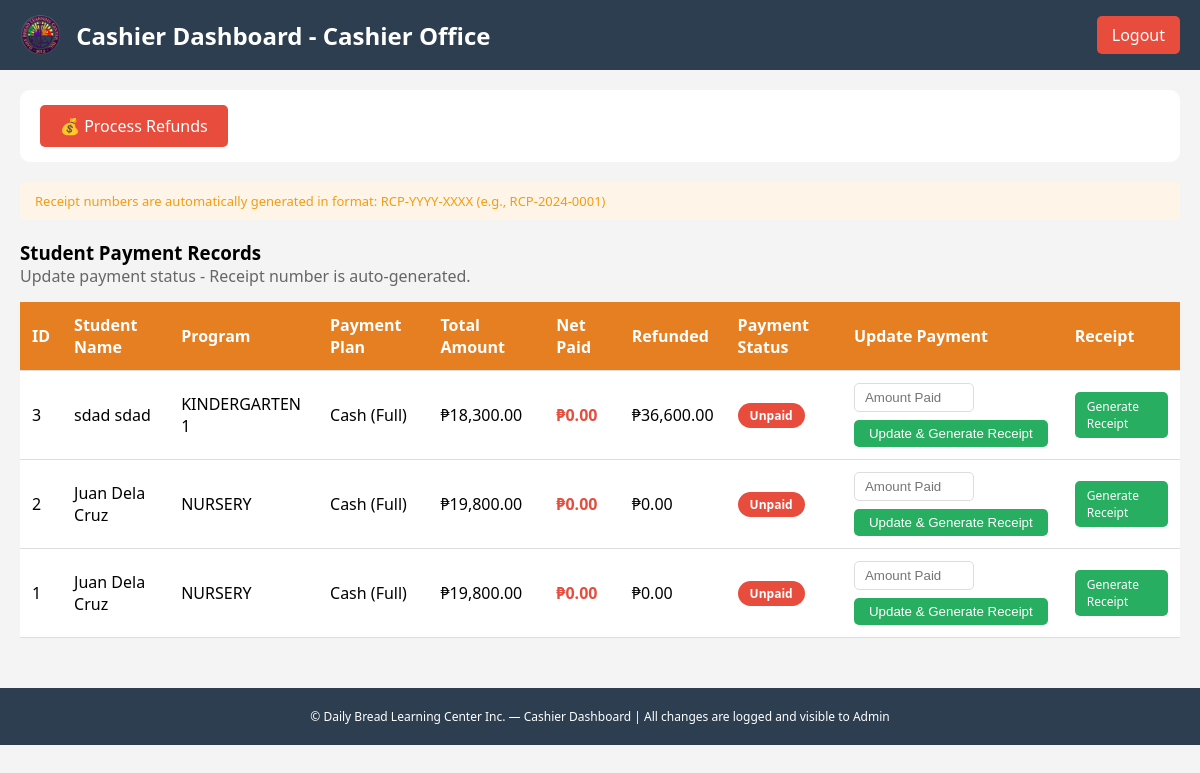
/cashier_dashboard.php (signed in), run on the app's committed database.
### tables this page shows
CREATE TABLE `enrollees` (
  `enrollee_id` int(11) NOT NULL AUTO_INCREMENT,
  `student_type` varchar(20) NOT NULL,
  `program_level` varchar(20) NOT NULL,
  `payment_plan` varchar(50) NOT NULL,
  `payment_amount` decimal(10,2) NOT NULL,
  `last_name` varchar(50) NOT NULL,
  `first_name` varchar(50) NOT NULL,
  `middle_name` varchar(50) DEFAULT NULL,
  `nickname` varchar(50) DEFAULT NULL,
  `birth_date` date NOT NULL,
  `place_of_birth` varchar(100) DEFAULT NULL,
  `address` varchar(255) NOT NULL,
  `email` varchar(100) DEFAULT NULL,
  `password_hash` varchar(255) DEFAULT NULL,
  `created_at` timestamp NOT NULL DEFAULT current_timestamp(),
  `qualification_status` varchar(20) DEFAULT 'Pending' COMMENT 'Pending, Qualified, Not Qualified',
  `payment_status` varchar(50) DEFAULT 'Unpaid' COMMENT 'Unpaid, Partial, Fully Paid',
  `requirements_status` varchar(20) DEFAULT 'Pending' COMMENT 'Complete, Incomplete, Pending',
  `requirements_notes` text DEFAULT NULL COMMENT 'Notes about missing requirements',
  `birth_cert_received` tinyint(4) DEFAULT 0,
  `id_picture_received` tinyint(4) DEFAULT 0,
  `report_card_received` tinyint(4) DEFAULT 0,
  `immunization_record_received` tinyint(4) DEFAULT 0,
  `medical_cert_received` tinyint(4) DEFAULT 0,
  `enrollment_status` varchar(20) DEFAULT 'Enrolled' COMMENT 'Enrolled, Dropped, Transferred, On Leave',
  `enrollment_status_date` date DEFAULT NULL,
  `enrollment_status_reason` text DEFAULT NULL,
  `is_archived` tinyint(4) DEFAULT 0,
  `archived_date` date DEFAULT NULL,
  `archive_reason` varchar(100) DEFAULT NULL,
  PRIMARY KEY (`enrollee_id`)
);

### cashier_dashboard.php (the view, shortened to what this page needs)
<?php
require_once 'db_connection.php';
$stmt = $pdo->query("
    SELECT e.*,
           COALESCE(SUM(CASE WHEN pt.payment_type = 'Payment' THEN pt.payment_amount ELSE 0 END), 0) as total_paid,
           COALESCE(SUM(CASE WHEN pt.payment_type = 'Refund' THEN ABS(pt.payment_amount) ELSE 0 END), 0) as total_refunded
    FROM enrollees e
    LEFT JOIN payment_transactions pt ON e.enrollee_id = pt.enrollee_id
    WHERE e.is_archived = 0 OR e.is_archived IS NULL
    GROUP BY e.enrollee_id
    ORDER BY e.enrollee_id DESC
");
$enrollees = $stmt->fetchAll(PDO::FETCH_ASSOC);
?>
<!DOCTYPE html>
<html lang="en">
<head>
</head>
<body>
<div class="header">
    <div class="header-left">
        <img src="images/logo.png" alt="Logo">
        <h2>Cashier Dashboard - <?php echo $_SESSION['full_name']; ?></h2>
    </div>
    <a href="logout.php" class="logout-btn">Logout</a>
</div>
<div class="container">
    <div class="dashboard-nav">
        <a href="process_refund.php" class="refund-link">💰 Process Refunds</a>
    </div>
    <div class="info-note">
        Receipt numbers are automatically generated in format: RCP-YYYY-XXXX (e.g., RCP-2024-0001)
    </div>
    <h3>Student Payment Records</h3>
    <p style="margin-bottom: 15px; color: #666;">Update payment status - Receipt number is auto-generated.</p>
    <div style="overflow-x: auto;">
        <table>
            <thead>
                <tr>
                    <th>ID</th>
                    <th>Student Name</th>
                    <th>Program</th>
                    <th>Payment Plan</th>
                    <th>Total Amount</th>
                    <th>Net Paid</th>
                    <th>Refunded</th>
                    <th>Payment Status</th>
                    <th>Update Payment</th>
                    <th>Receipt</th>
                </tr>
            </thead>
            <tbody>
                <?php foreach($enrollees as $e):
                    $net_paid = $e['total_paid'] - $e['total_refunded'];
                    $net_paid_class = $net_paid <= 0 ? 'net-paid-zero' : ($net_paid >= $e['payment_amount'] ? 'net-paid-positive' : '');
                ?>
                <tr>
                    <td><?php echo $e['enrollee_id']; ?></td>
                    <td><?php echo htmlspecialchars($e['first_name'] . ' ' . $e['last_name']); ?></td>
                    <td><?php echo $e['program_level']; ?></td>
                    <td><?php echo $e['payment_plan']; ?></td>
                    <td>₱<?php echo number_format($e['payment_amount'], 2); ?></td>
                    <td class="<?php echo $net_paid_class; ?>">₱<?php echo number_format($net_paid, 2); ?></td>
                    <td>₱<?php echo number_format($e['total_refunded'], 2); ?></td>
                    <td>
                        <span class="badge
                            <?php
                            if($net_paid <= 0) echo 'unpaid';
                            elseif($net_paid >= $e['payment_amount']) echo 'fully-paid';
                            else echo 'partial';
                            ?>">
                            <?php
                            if($net_paid <= 0) echo 'Unpaid';
                            elseif($net_paid >= $e['payment_amount']) echo 'Fully Paid';
                            else echo 'Partial';
                            ?>
                        </span>
                    </td>
                    <td>
                        <form method="POST" class="payment-form">
                            <input type="number" name="payment_amount" placeholder="Amount Paid" step="0.01" required>
                            <button type="submit" name="update_payment">Update & Generate Receipt</button>
                        </form>
                    </td>
                    <td>
                        <a href="generate_receipt.php?student_id=<?php echo $e['enrollee_id']; ?>" class="receipt-btn">Generate Receipt</a>
                    </td>
                </tr>
                <?php endforeach; ?>
            </tbody>
        </table>
    </div>
</div>
<div class="footer">
    <p>© Daily Bread Learning Center Inc. — Cashier Dashboard | All changes are logged and visible to Admin</p>
</div>
</body>
</html>

### cashier_dashboard.php (style rules this page uses)
* { margin: 0; padding: 0; box-sizing: border-box; }
body { font-family: 'Segoe UI', sans-serif; background: #f4f4f4; }
.header { background: #2c3e50; color: white; padding: 15px 20px; display: flex; justify-content: space-between; align-items: center; flex-wrap: wrap; gap: 15px; }
.header-left { display: flex; align-items: center; gap: 15px; }
.header-left img { height: 40px; }
.logout-btn { background: #e74c3c; color: white; padding: 8px 15px; text-decoration: none; border-radius: 5px; }
.container { padding: 20px; max-width: 1400px; margin: auto; }
.dashboard-nav { background: white; padding: 15px 20px; border-radius: 10px; margin-bottom: 20px; display: flex; gap: 15px; flex-wrap: wrap; }
.dashboard-nav a { background: #f39c12; color: white; padding: 10px 20px; text-decoration: none; border-radius: 5px; }
.dashboard-nav .refund-link { background: #e74c3c; }
.info-note { background: #fef5e8; padding: 10px 15px; border-radius: 5px; margin-bottom: 20px; color: #f39c12; font-size: 13px; }
table { width: 100%; background: white; border-collapse: collapse; box-shadow: 0 2px 5px rgba(0,0,0,0.1); }
th, td { padding: 12px; text-align: left; border-bottom: 1px solid #ddd; vertical-align: middle; }
th { background: #e67e22; color: white; }
.badge { padding: 4px 12px; border-radius: 20px; font-size: 12px; font-weight: bold; display: inline-block; }
.unpaid { background: #e74c3c; color: white; }
.payment-form { display: flex; gap: 8px; flex-wrap: wrap; align-items: center; }
.payment-form input { padding: 6px 10px; border-radius: 5px; border: 1px solid #ddd; width: 120px; }
.payment-form button { background: #27ae60; color: white; border: none; padding: 6px 15px; border-radius: 5px; cursor: pointer; }
.receipt-btn { background: #27ae60; color: white; padding: 6px 12px; text-decoration: none; border-radius: 5px; font-size: 12px; display: inline-block; }
.footer { background: #2c3e50; color: white; text-align: center; padding: 20px; font-size: 12px; margin-top: 30px; }
.net-paid-zero { color: #e74c3c; font-weight: bold; }

### data on the page
enrollees: enrollee_id "3", first_name+last_name "sdad sdad", program_level "KINDERGARTEN 1", payment_plan "Cash (Full)", payment_amount "18,300.00", net_paid "0.00", total_refunded "36,600.00"
enrollees: enrollee_id "2", first_name+last_name "Juan Dela Cruz", program_level "NURSERY", payment_plan "Cash (Full)", payment_amount "19,800.00", net_paid "0.00", total_refunded "0.00"
enrollees: enrollee_id "1", first_name+last_name "Juan Dela Cruz", program_level "NURSERY", payment_plan "Cash (Full)", payment_amount "19,800.00", net_paid "0.00", total_refunded "0.00"

### other printed values
$_SESSION['full_name'] "Cashier Office"
